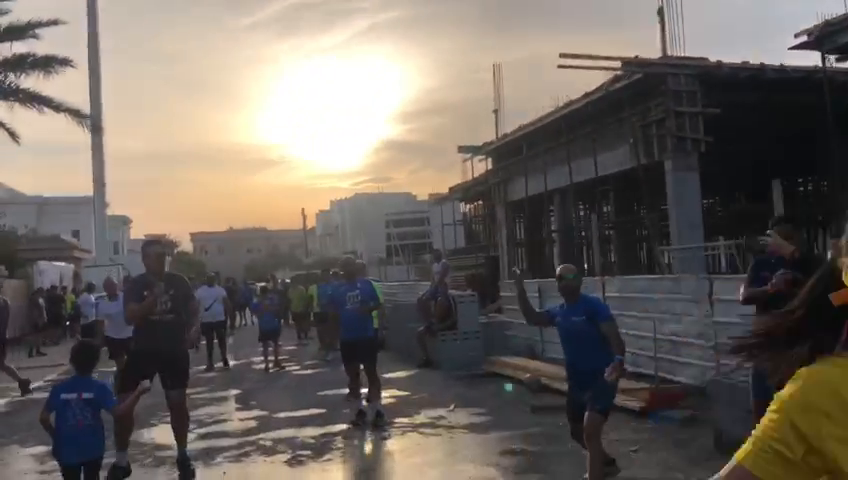
#> input picture frame 27 of media/run1.mp4, 848 x 480 px
$ jupyter execute --allow-errors count_faces_vid.ipynb
#> lines starting #> are read from the running program, lines starting #| are printed output that depends on the picture
#> further down, frame is the input picture: shape (480, 848, 3); mean B, G, R 96.1, 102.4, 109.9
#> `frame_resized = cv2.resize(frame, (300, 300))`:
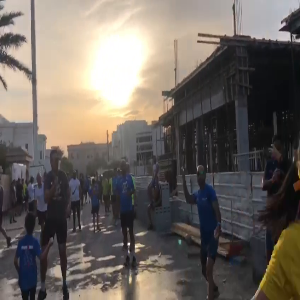
#> frame_resized: shape (300, 300, 3); mean B, G, R 96, 102.3, 109.8
[cell 1]
import cv2
import numpy as np
from IPython.display import display, clear_output
import ipywidgets as widgets

[cell 2]
# Load the video
video = cv2.VideoCapture('./media/run1.mp4')

# Load the face cascade classifier
# face_cascade = cv2.CascadeClassifier(cv2.data.haarcascades + "haarcascade_frontalface_default.xml")


# Load the face detector model
prototxt_path = './models/deploy.prototxt'
caffemodel_path = './models/res10_300x300_ssd_iter_140000_fp16.caffemodel'
#> (the rest of this cell did not finish here and is left out)

[cell 3]
# Initialize the total number of faces detected
total_faces = 0

# Create a video widget
video_widget = widgets.Output()

# Display the video widget
display(video_widget)

#> (a cell that did not finish here is left out)


$ run again, starting later in the video
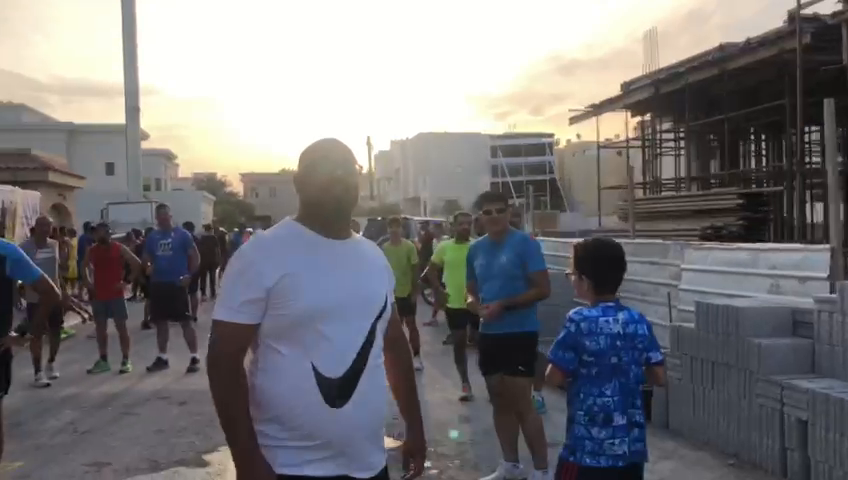
#> input picture frame 123 of media/run1.mp4, 848 x 480 px
#> frame is the input picture: shape (480, 848, 3); mean B, G, R 122.2, 120.1, 121.5
#> `frame_resized = cv2.resize(frame, (300, 300))`:
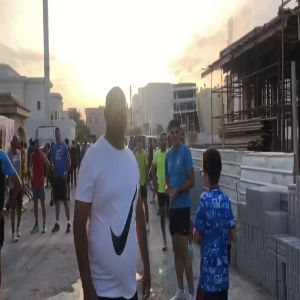
#> frame_resized: shape (300, 300, 3); mean B, G, R 122.1, 120, 121.4

$ run again, starting later in the video
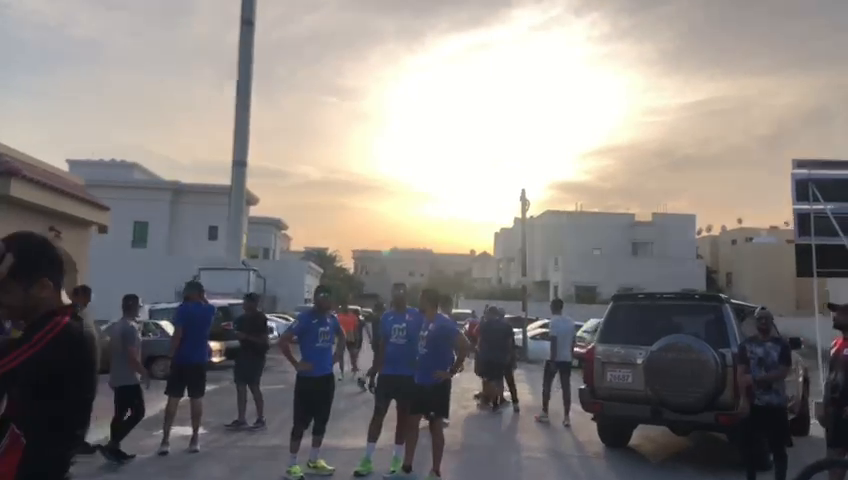
#> input picture frame 219 of media/run1.mp4, 848 x 480 px
#> frame is the input picture: shape (480, 848, 3); mean B, G, R 128.3, 130.8, 135.6
#> `frame_resized = cv2.resize(frame, (300, 300))`:
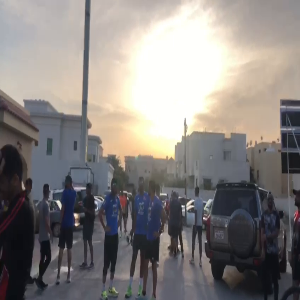
#> frame_resized: shape (300, 300, 3); mean B, G, R 128.2, 130.8, 135.5
